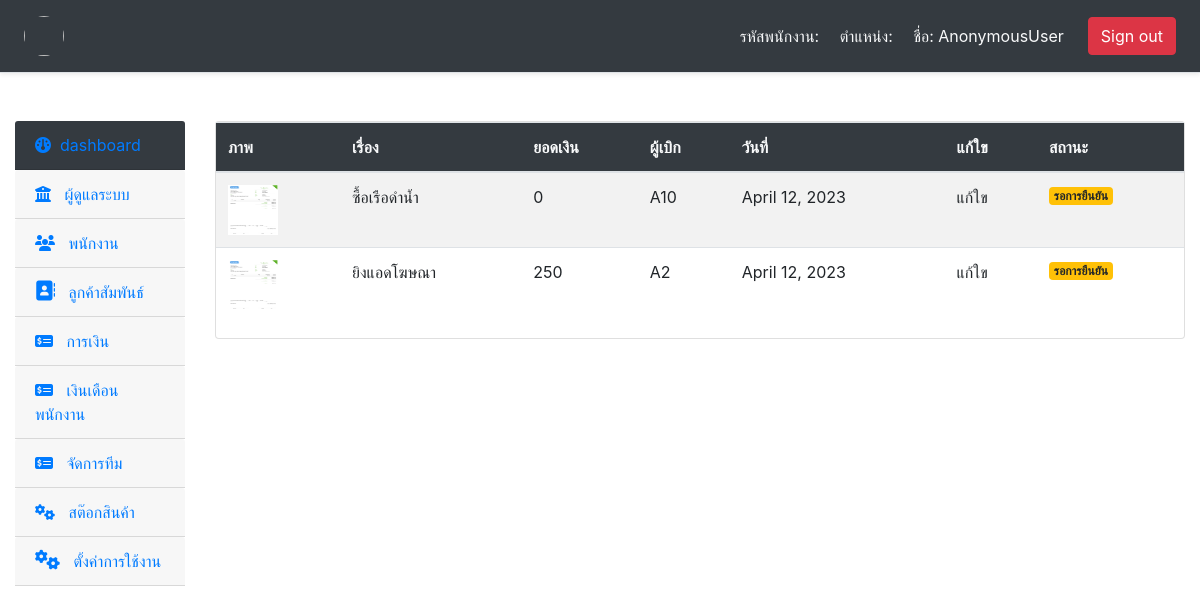
The page /money/ on the database its author committed.
### app_money/models.py (models this page shows, shortened)
class ReceiptInvoice (models.Model): # การเบิกเงิน
    collector = models.OneToOneField(User,on_delete=models.CASCADE)#ผู้เบิก
    subject = models.OneToOneField(Subject,on_delete=models.CASCADE) # เรื่องขอเบิก
    details = models.TextField(null=True,blank=True) #รายละเอียดการเบิก
    money = models.PositiveBigIntegerField(default=0,blank=True) #จำนวนเงิน
    image1 = models.ImageField(upload_to='image_money',null=True,blank=True,default='default.png') #ภาพขอเบิกเงินที่ 1
    image2 = models.ImageField(upload_to='image_money',null=True,blank=True,default='default.png') #ภาพขอเบิกเงินที่ 2
    image3 = models.ImageField(upload_to='image_money',null=True,blank=True,default='default.png') #ภาพขอเบิกเงินที่ 3
    image4 = models.ImageField(upload_to='image_money',null=True,blank=True,default='default.png') #ภาพขอเบิกเงินที่ 4
    image5 = models.ImageField(upload_to='image_money',null=True,blank=True,default='default.png') #ภาพขอเบิกเงินที่ 5
    created_dat = models.DateField(auto_now_add=True,null=True,blank=True) #วันที่เบิก

class Subject (models.Model):
    name = models.CharField(max_length=255)
    def __str__(self) :
        return self.name

### app_money/views.py (the view)
# urls.py: path('',Dashboard,name='dashboard' ),
def dashboard (request):
    view_money = ReceiptInvoice.objects.all()
    return render(request,'html_money/money.html',{"view_money":view_money})

### templates/html_money/money.html
{% extends 'base/layout.html' %}
{% block content %}
{% load humanize %}
<table class="table table-striped ">
    <thead class='bg-dark text-light'>
      <tr>
        <th> ภาพ </th>
        <th> เรื่อง </th>
        <th> ยอดเงิน </th>
        <th> ผู้เบิก </th>
        <th> วันที่ </th>
        <th> แก้ใข </th>
        <th> สถานะ </th>
      </tr>
    </thead>
    <tbody>
      {% for money in view_money %}
      <tr>
        <td><img src="{{ money.image1.url}}"  width="50" height="50" alt="..."></td>
        <td> {{money.subject}} </td>
        <td> {{money.money | intcomma}}</td>
        <td> {{money.collector}} </td>
        <td> {{money.created_dat}} </td>
        <td>แก้ใข</a></td>
        <td><h6> <span class="badge badge-warning">รอการยืนยัน</span></h6></td>
      </tr>
      {% endfor %}
    </tbody>
</table>
{% endblock content %}

### rows shown on the page
ReceiptInvoice: image1 (picture), subject "ซื้อเรือดำน้ำ", money "0", collector "A10", created_dat "April 12, 2023"
ReceiptInvoice: image1 (picture), subject "ยิงแอดโฆษณา", money "250", collector "A2", created_dat "April 12, 2023"

### other values the page prints
{{ user }} "AnonymousUser"
